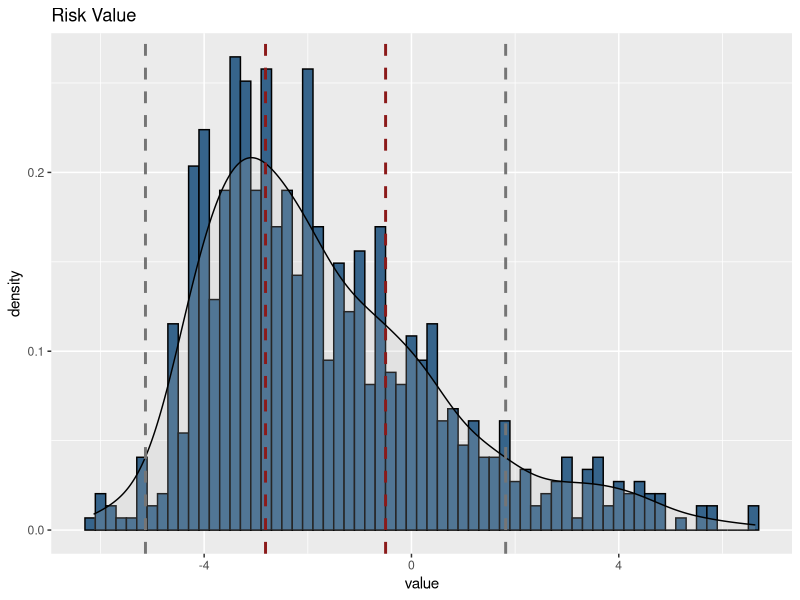
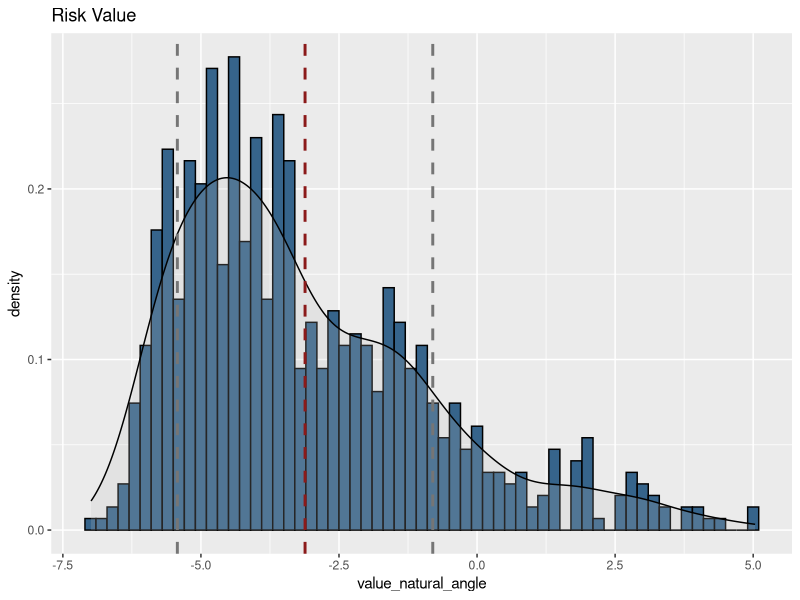

Recreate these plots in R, in order.
## ---- chunk 1
knitr::opts_chunk$set(echo = TRUE)
## ---- chunk 2
#library(xlsx)
library(dplyr)
library(readxl)
library(ggplot2)
escorregamento <- read_excel("BD-IPT 2010_todos.xls")

df1 <- read_excel("IPT_SP_2010.xls")
df2 <- read_excel("sector_slope_angle.xlsx")

merge_df <- merge(df1, df2, by.x = "setor", 
             by.y = "sg_setor_r", all.x = TRUE, all.y = TRUE)

#write.xlsx(merge_df, "merge_df.xls")

## ---- chunk 3
escorregamento <- read_excel("merge_df_les.xls")

## ---- chunk 4

# these values were extracted from classifiers.xls These weight were normalized with z-score


escorregamento$brick <- ifelse(escorregamento$brick == 1, -0.8691705, escorregamento$brick)
escorregamento$wood <- ifelse(escorregamento$wood == 1, 0.01406183, escorregamento$wood)
escorregamento$mixed<- ifelse(escorregamento$mixed == 1, 0.17896914, escorregamento$mixed)


escorregamento$d1 <- ifelse(escorregamento$d1 == 1, -0.8691705, escorregamento$d1)
escorregamento$d2 <- ifelse(escorregamento$d2 == 1, -0.1823844, escorregamento$d2)
escorregamento$d3 <- ifelse(escorregamento$d3 == 1, -0.0059967, escorregamento$d3)
escorregamento$d4<- ifelse(escorregamento$d4 == 1, -0.3024781, escorregamento$d4)

escorregamento$garbage<- ifelse(escorregamento$garbage == 1, 0.26117617, escorregamento$garbage)
escorregamento$land_fill<- ifelse(escorregamento$land_fill == 1, 0.26117617, escorregamento$land_fill)
escorregamento$construction_material<- ifelse(escorregamento$construction_material == 1, 0.26117617, escorregamento$construction_material)
escorregamento$garbage_all <- (escorregamento$garbage+escorregamento$land_fill+escorregamento$construction_material)
escorregamento$garbage_all <- ifelse(escorregamento$garbage_all >= 0.26117617, 0.26117617, 0)


escorregamento$cracks <- ifelse(escorregamento$cracks == 1, 1.33877628, escorregamento$cracks) # crack in the house
escorregamento$fracture <- ifelse(escorregamento$fracture == 1, 2.39017951, escorregamento$fracture) # crack in the teraain
escorregamento$tilted <- ifelse(escorregamento$tilted == 1, 1.49648676, escorregamento$tilted)
escorregamento$landslide_scars <- ifelse(escorregamento$landslide_scars == 1, 2.22751170736854, escorregamento$landslide_scars)
escorregamento$belly_wall <- ifelse(escorregamento$belly_wall == 1, 1.49648676, escorregamento$belly_wall)
escorregamento$downward_floor  <- ifelse(escorregamento$downward_floor == 1, 3.31891904, escorregamento$downward_floor)

escorregamento$drainage_none <- ifelse(escorregamento$drainage_none == 1, -0.6872532, escorregamento$drainage_none)
escorregamento$drainage_precarious <- ifelse(escorregamento$drainage_precarious == 1, -0.7182271, escorregamento$drainage_precarious)
escorregamento$drainage_okay <- ifelse(escorregamento$drainage_okay == 1, -0.8691705, escorregamento$drainage_okay)


escorregamento$tree <- ifelse(escorregamento$tree == 1, -0.809970465644889, escorregamento$tree)
escorregamento$shrubs <- ifelse(escorregamento$shrubs == 1, -0.83785092549042, escorregamento$shrubs)
escorregamento$banana_tree <- ifelse(escorregamento$banana_tree == 1, 0.0186213873767418, escorregamento$banana_tree)
escorregamento$desnude_soil <- ifelse(escorregamento$desnude_soil == 1, 0.114731452565228, escorregamento$desnude_soil)



escorregamento$septic_tank <- ifelse(escorregamento$septic_tank == 1, -0.6244676, escorregamento$septic_tank)
escorregamento$leaking <- ifelse(escorregamento$leaking == 1, -0.3008802, escorregamento$leaking)
escorregamento$wastewater <- ifelse(escorregamento$wastewater == 1, -0.5890501, escorregamento$wastewater)
escorregamento$rainfall_water_conc <- ifelse(escorregamento$rainfall_water_conc == 1, -0.5842204, escorregamento$rainfall_water_conc)

escorregamento$angle_both <- as.numeric(escorregamento$angle_both)

escorregamento$natural_slope <- as.numeric(escorregamento$natural_slope)

escorregamento$natural_slope  <- ifelse(escorregamento$natural_slope <(10), -0.8691705, escorregamento$natural_slope)
escorregamento$natural_slope  <- ifelse(escorregamento$natural_slope >=(10) & escorregamento$natural_slope < 17, -0.749347, escorregamento$natural_slope)
escorregamento$natural_slope  <- ifelse(escorregamento$natural_slope >=(17) & escorregamento$natural_slope < 30, -0.4857352, escorregamento$natural_slope)
escorregamento$natural_slope  <- ifelse(escorregamento$natural_slope >=(30) & escorregamento$natural_slope < 60, -0.0843264, escorregamento$natural_slope)
escorregamento$natural_slope  <- ifelse(escorregamento$natural_slope  >= (60) & escorregamento$natural_slope  < 90, 0.79637657, escorregamento$natural_slope)
escorregamento$natural_slope  <- ifelse(escorregamento$natural_slope  == 90, 0.85029716, escorregamento$natural_slope)





#this need to be in a decreasing order otherwise one will change the other
escorregamento$angle_both  <- ifelse(escorregamento$angle_both <(10), -0.8691705, escorregamento$angle_both)
escorregamento$angle_both  <- ifelse(escorregamento$angle_both >=(10) & escorregamento$angle_both < 17, -0.749347, escorregamento$angle_both)
escorregamento$angle_both  <- ifelse(escorregamento$angle_both >=(17) & escorregamento$angle_both < 30, -0.4857352, escorregamento$angle_both)
escorregamento$angle_both  <- ifelse(escorregamento$angle_both >=(30) & escorregamento$angle_both < 60, -0.0843264, escorregamento$angle_both)
escorregamento$angle_both  <- ifelse(escorregamento$angle_both  >= (60) & escorregamento$angle_both  < 90, 0.79637657, escorregamento$angle_both)
escorregamento$angle_both  <- ifelse(escorregamento$angle_both  == 90, 0.85029716, escorregamento$angle_both)





escorregamento<- escorregamento %>%
  mutate(value=(brick+wood+mixed+d1+d2+d3+d4+cracks+fracture+downward_floor+tilted+landslide_scars+belly_wall+ tree + shrubs + banana_tree + desnude_soil + septic_tank+ leaking + wastewater+ rainfall_water_conc + garbage_all + drainage_okay + drainage_precarious + drainage_none) + angle_both+ 0.51847006-0.3161254-0.7443453 ) %>%
   mutate(value_natural_angle =(brick+wood+mixed+d1+d2+d3+d4+cracks+fracture+downward_floor+tilted+landslide_scars+belly_wall+ tree + shrubs + banana_tree + desnude_soil + septic_tank+ leaking + wastewater+ rainfall_water_conc + garbage_all + drainage_okay + drainage_precarious + drainage_none) + natural_slope + 0.51847006-0.3161254-0.7443453  ) %>%
  mutate(value_instability=(cracks+fracture+downward_floor+tilted+landslide_scars+belly_wall))%>%
  mutate(value_anthropogenic=(brick+wood+mixed+d1+d2+d3+d4+tree + shrubs + banana_tree + desnude_soil+ septic_tank+ leaking + wastewater+ rainfall_water_conc + garbage_all + drainage_okay + drainage_precarious + drainage_none)) %>%
  mutate(value_natural=(natural_slope+0.51847006-0.3161254-0.7443453 ))




    
## ---- chunk 5

sd_value <- sd(escorregamento$value, na.rm=TRUE)
mean_value <- mean(escorregamento$value, na.rm=TRUE)

ggplot(escorregamento, aes(value)) + 
  geom_histogram(aes(y=..density..), colour="black", fill="steelblue4",binwidth=0.2) +
  geom_density(alpha=0.2, fill="gray")+
      ggtitle("Risk Value")  +
  geom_vline(aes(xintercept=mean(value, na.rm=TRUE)+0.5*sd(value, na.rm=TRUE)),
            color="firebrick4", linetype="dashed", size=1) +
   geom_vline(aes(xintercept=mean(value, na.rm=TRUE)- 0.5*sd(value, na.rm=TRUE)),
            color="firebrick4", linetype="dashed", size=1) +
   geom_vline(aes(xintercept=mean(value, na.rm=TRUE)+1.5*sd(value, na.rm=TRUE)),
            color="gray46", linetype="dashed", size=1) +
   geom_vline(aes(xintercept=mean(value, na.rm=TRUE)-1.5*sd(value, na.rm=TRUE)),
            color="gray46", linetype="dashed", size=1)

## natural slope

sd_value_natural <- sd(escorregamento$value_natural_angle, na.rm=TRUE)
mean_value_natural <- mean(escorregamento$value_natural_angle, na.rm=TRUE)

ggplot(escorregamento, aes(value_natural_angle)) + 
  geom_histogram(aes(y=..density..), colour="black", fill="steelblue4",binwidth=0.2) +
  geom_density(alpha=0.2, fill="gray")+
      ggtitle("Risk Value")  +
  geom_vline(aes(xintercept=mean(value_natural_angle, na.rm=TRUE)),
            color="firebrick4", linetype="dashed", size=1) +
   geom_vline(aes(xintercept=mean(value_natural_angle, na.rm=TRUE)+sd(value_natural_angle, na.rm=TRUE)),
            color="gray46", linetype="dashed", size=1) +
   geom_vline(aes(xintercept=mean(value_natural_angle, na.rm=TRUE)-sd(value_natural_angle, na.rm=TRUE)),
            color="gray46", linetype="dashed", size=1)


## ---- chunk 6
### 
sd_value <- sd(escorregamento$value, na.rm=TRUE)
mean_value <- mean(escorregamento$value, na.rm=TRUE)

perc <- escorregamento$value[!is.na(escorregamento$value)]
 
A <- length(perc)

B <- sum(perc< (mean(perc)-sd(perc, na.rm=TRUE)))
C <- sum(perc< mean(perc) & perc >= mean(perc)+(-sd(perc)))
D <- sum (perc  >= mean(perc) & perc< sd(perc)+mean(perc))
E <- sum(perc >= sd(perc)+mean(perc))

B+C+D+E 

df_risk_level_perc <- data.frame(
  c("low", "moderate", "high", "very high"),
  c((B/A),(C/A), (D/A), (E/A) )
)

df_risk_level_perc


### for rik level with natural angle

sd_value_natural <- sd(escorregamento$value_natural_angle, na.rm=TRUE)
mean_value_natural <- mean(escorregamento$value_natural_angle, na.rm=TRUE)

perc <- escorregamento$value_natural_angle[!is.na(escorregamento$value_natural_angle)]
 
A <- length(perc)

B <- sum(perc< (mean(perc)-sd(perc, na.rm=TRUE)))
C <- sum(perc< mean(perc) & perc >= mean(perc)+(-sd(perc)))
D <- sum (perc  >= mean(perc) & perc< sd(perc)+mean(perc))
E <- sum(perc >= sd(perc)+mean(perc))

B+C+D+E 

df_risk_level_perc <- data.frame(
  c("low", "moderate", "high", "very high"),
  c((B/A),(C/A), (D/A), (E/A) )
)

df_risk_level_perc

## ---- chunk 7
## Categorical level for vulnerability

new_escorregamento <- escorregamento %>%
  select(sector, value, value_natural_angle, value_anthropogenic, value_instability, value_natural) %>%
  mutate(risk_level = value)

new_escorregamento <- na.omit(new_escorregamento) # exclude rows with NA


### using cut() to create the intervals


new_escorregamento$risk_level_one_sd <- cut(new_escorregamento$risk_level, breaks=c(-6,(mean_value-sd_value), mean_value, (mean_value + sd_value),7), labels = c("low", "moderate", "high", "very high" ))
new_escorregamento$risk_level_half_sd <- cut(new_escorregamento$risk_level, breaks=c(-6, (mean_value-0.5*sd_value), (mean_value + 0.5*sd_value), (mean_value + 1.5*sd_value), 7), labels = c("low", "moderate", "high", "very high" ))

new_escorregamento$risk_level_natural_slope_one_sd <- cut(new_escorregamento$value_natural_angle, breaks=c(-6,(mean_value_natural-sd_value_natural), mean_value, (mean_value_natural + sd_value_natural),7), labels = c("low", "moderate", "high", "very high" ))
new_escorregamento$risk_level_natural_slope_half_sd <- cut(new_escorregamento$value_natural_angle, breaks=c(-6, (mean_value_natural-0.5*sd_value_natural), (mean_value_natural + 0.5*sd_value_natural), (mean_value_natural + 1.5*sd_value_natural), 16), labels = c("low", "moderate", "high", "very high" ))


library ("openxlsx")

#write.xlsx(new_escorregamento, file="risk_value_AHP_updated.xls")

## ---- chunk 8
### using cut() to create the intervals


new_escorregamento$new_risk_level_both_slopes <- cut(new_escorregamento$risk_level, breaks=c(-6,(mean_value-0.5*sd_value), (mean_value+0.5*sd_value), (mean_value + sd_value),7), labels = c("low", "moderate", "high", "very high" ))


new_escorregamento$new_risk_level_natural <- cut(new_escorregamento$value_natural_angle, breaks=c(-6, (mean_value_natural-0.5*sd_value_natural), (mean_value_natural + 0.5*sd_value_natural), (mean_value_natural +sd_value_natural), 7), labels = c("low", "moderate", "high", "very high" ))


## ---- chunk 9
df <- read_excel("risk_level_updated_look_into_R.xlsx")

df1 <- df %>%
  select(nm_area_ri:cd_grau_ri)

new_df <- merge(df1, new_escorregamento, by.x = "sg_setor_r", 
             by.y = "sector", all.x = TRUE, all.y = FALSE)

library ("openxlsx")

#write.xlsx(new_df, file="risk_value_final_version.xlsx")


